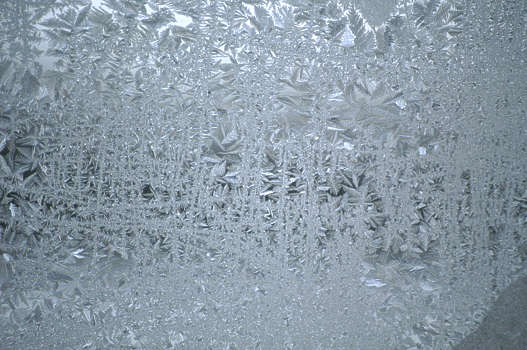
#> input picture augmentation/frost/frost4.jpg, 527 x 350 px
$ python -i wrap.py   (imports and definitions only)
#> lines starting #> are read from the running program, lines starting #| are printed output that depends on the picture
#> further down, picture is the input picture: PIL image 527x350 RGB; mean R, G, B 137.6, 152.8, 165.2

import cv2
import numpy as np
from PIL import Image, ImageOps

'''
    PIL resize (W,H)
    Torch resize is (H,W)
'''
class Stretch:
    def __init__(self):
        self.tps = cv2.createThinPlateSplineShapeTransformer()

    # [66 lines left out: function __call__, not called in this run]


class Distort:
    def __init__(self):
        self.tps = cv2.createThinPlateSplineShapeTransformer()

    # [76 lines left out: function __call__, not called in this run]


class Curve:
    def __init__(self, square_side=224):
        self.tps = cv2.createThinPlateSplineShapeTransformer()
        self.side = square_side

    def __call__(self, img, mag=-1, prob=1.):
#> called with mag = -1, prob = 1
        if np.random.uniform(0,1) > prob:
            return img

        W, H = img.size
#> W = 527; H = 350

        if H!=self.side or W!=self.side:
            img = img.resize((self.side, self.side), Image.BICUBIC)
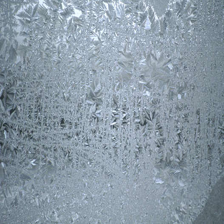
#> img: PIL image 224x224 RGB; mean R, G, B 137.6, 152.8, 165.2

        isflip = np.random.uniform(0,1) > 0.5
        if isflip:
            img = ImageOps.flip(img)
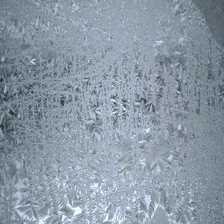
#> img: PIL image 224x224 RGB; mean R, G, B 137.6, 152.8, 165.2
            #img = TF.vflip(img)

        img = np.array(img)
        w = self.side
        h = self.side
        w_25 = 0.25 * w
        w_50 = 0.50 * w
        w_75 = 0.75 * w

        b = [1.1, .95, .8]
        if mag<0 or mag>=len(b):
            index = 0
        else:
            index = mag
        rmin = b[index]

        r = np.random.uniform(rmin, rmin+.1)*h
        x1 = (r**2 - w_50**2)**0.5
        h1 = r - x1

        t = np.random.uniform(0.4, 0.5)*h

        w2 = w_50*t/r
        hi = x1*t/r
        h2 = h1 + hi

        sinb_2 = ((1 - x1/r)/2)**0.5
        cosb_2 = ((1 + x1/r)/2)**0.5
        w3 = w_50 - r*sinb_2
        h3 = r - r*cosb_2

        w4 = w_50 - (r-t)*sinb_2
        h4 = r - (r-t)*cosb_2

        w5 = 0.5*w2
        h5 = h1 + 0.5*hi
        h_50 = 0.50*h

        srcpt = [(0,0 ), (w,0 ), (w_50,0), (0,h  ), (w,h    ), (w_25,0), (w_75,0 ),  (w_50,h), (w_25,h), (w_75,h ), (0,h_50), (w,h_50 )]
        dstpt = [(0,h1), (w,h1), (w_50,0), (w2,h2), (w-w2,h2), (w3, h3), (w-w3,h3),  (w_50,t), (w4,h4 ), (w-w4,h4), (w5,h5 ), (w-w5,h5)]

        N = len(dstpt)
        matches = [cv2.DMatch(i, i, 0) for i in range(N)]
        dst_shape = np.array(dstpt).reshape((-1, N, 2))
        src_shape = np.array(srcpt).reshape((-1, N, 2))
        self.tps.estimateTransformation(dst_shape, src_shape, matches)
        img = self.tps.warpImage(img)
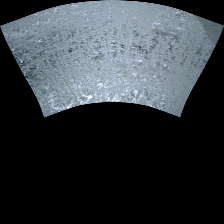
#> img: shape (224, 224, 3); mean R, G, B 51.5, 57.2, 61.8
        img = Image.fromarray(img)

        if isflip:
            #img = TF.vflip(img)
            img = ImageOps.flip(img)
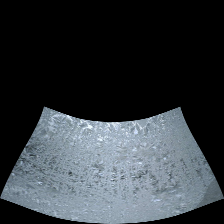
#> img: PIL image 224x224 RGB; mean R, G, B 51.5, 57.2, 61.8
            rect = (0, self.side//2, self.side, self.side)
        else:
            rect = (0, 0, self.side, self.side//2)

        img = img.crop(rect)
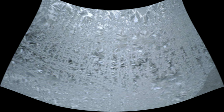
#> img: PIL image 224x112 RGB; mean R, G, B 102.5, 113.8, 123.1
        img = img.resize((W, H), Image.BICUBIC)
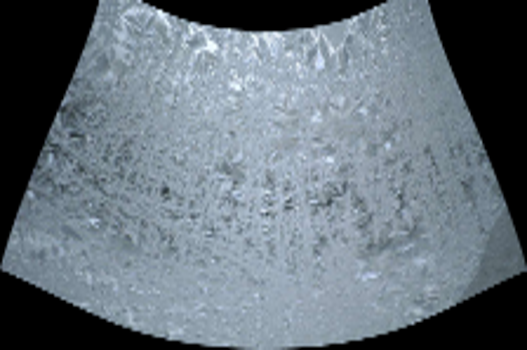
#> img: PIL image 527x350 RGB; mean R, G, B 102.6, 113.9, 123.2
        return img

>>> from PIL import Image
>>> picture = Image.open('frost/frost4.jpg')
>>> result = Curve()(picture)

$ run again, on augmentation/frost/frost5.jpg
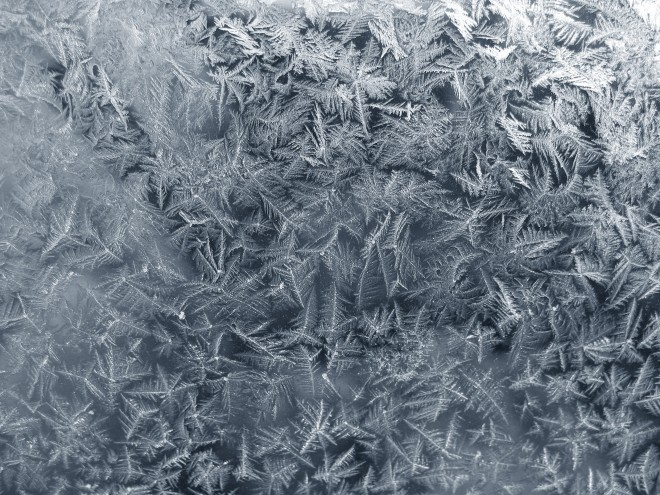
#> input picture augmentation/frost/frost5.jpg, 660 x 495 px
#> picture is the input picture: PIL image 660x495 RGB; mean R, G, B 112.4, 123.4, 134.8
#> in __call__, `img = img.crop(rect)`:
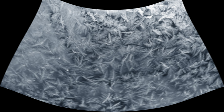
#> img: PIL image 224x112 RGB; mean R, G, B 81.6, 90, 98.7
#> in __call__, `img = img.resize((W, H), Image.BICUBIC)`:
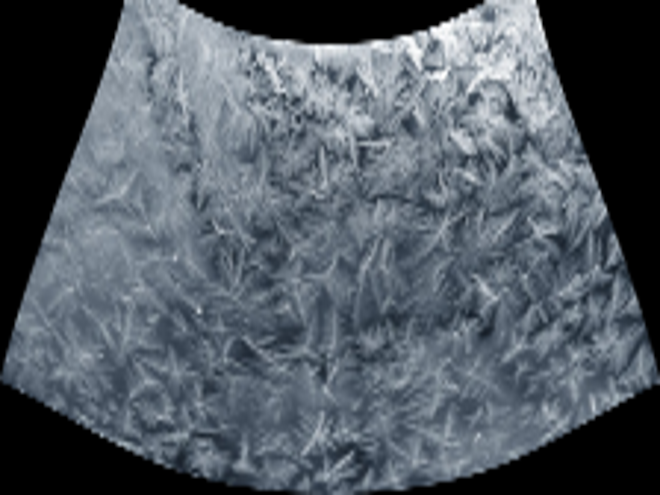
#> img: PIL image 660x495 RGB; mean R, G, B 81.7, 90.1, 98.8

$ run again, on augmentation/frost/frost6.jpg
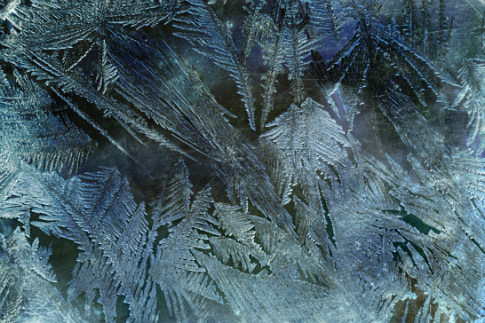
#> input picture augmentation/frost/frost6.jpg, 485 x 323 px
#> picture is the input picture: PIL image 485x323 RGB; mean R, G, B 71.4, 95.4, 104.5
#> in __call__, `img = img.crop(rect)`:
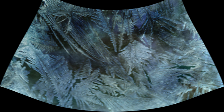
#> img: PIL image 224x112 RGB; mean R, G, B 55.1, 73.5, 80.4
#> in __call__, `img = img.resize((W, H), Image.BICUBIC)`:
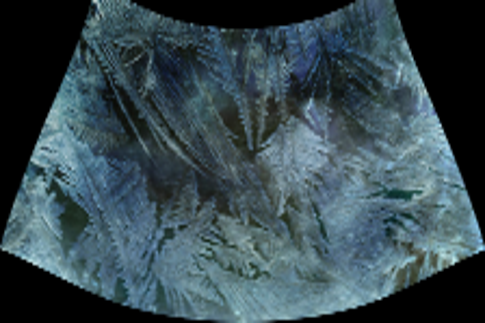
#> img: PIL image 485x323 RGB; mean R, G, B 55.2, 73.6, 80.5

$ run again, on augmentation/frost/frost1.png
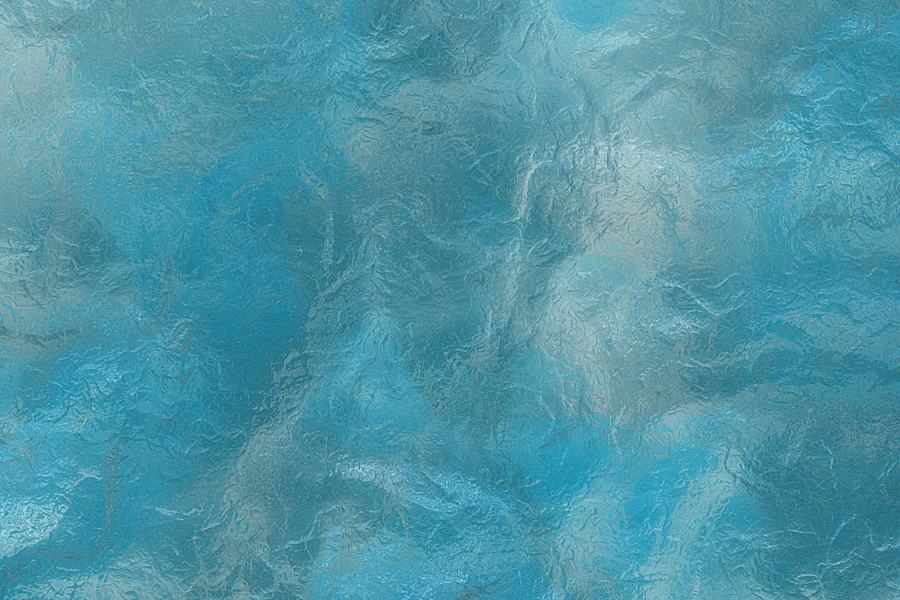
#> input picture augmentation/frost/frost1.png, 900 x 600 px
#> picture is the input picture: PIL image 900x600 RGBA; mean R, G, B, A 77.7, 149.1, 165.7, 255
#> in __call__, `img = img.crop(rect)`:
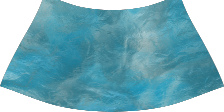
#> img: PIL image 224x112 RGBA; mean R, G, B, A 57.4, 111.3, 124, 191; transparent parts drawn white
#> in __call__, `img = img.resize((W, H), Image.BICUBIC)`:
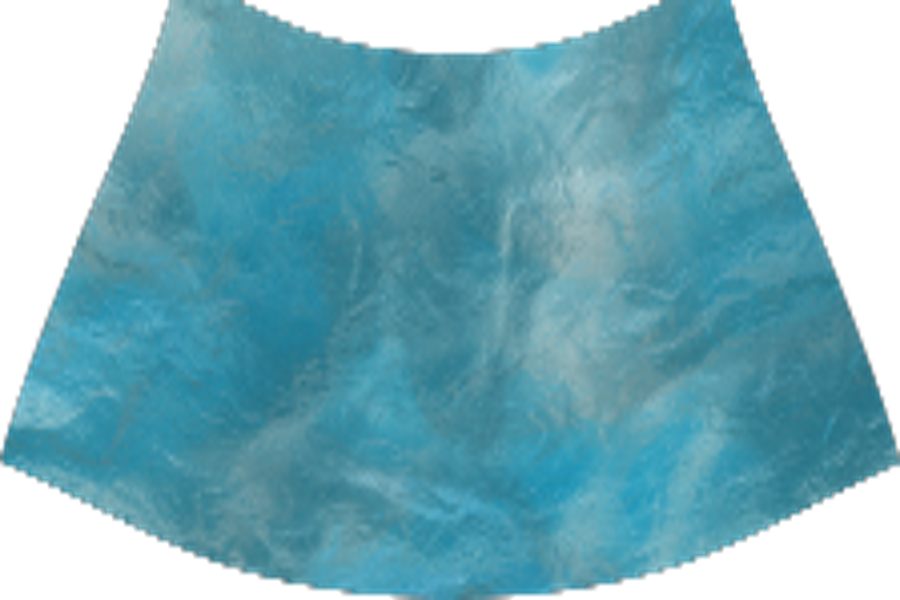
#> img: PIL image 900x600 RGBA; mean R, G, B, A 58, 112.4, 125.2, 191; transparent parts drawn white
